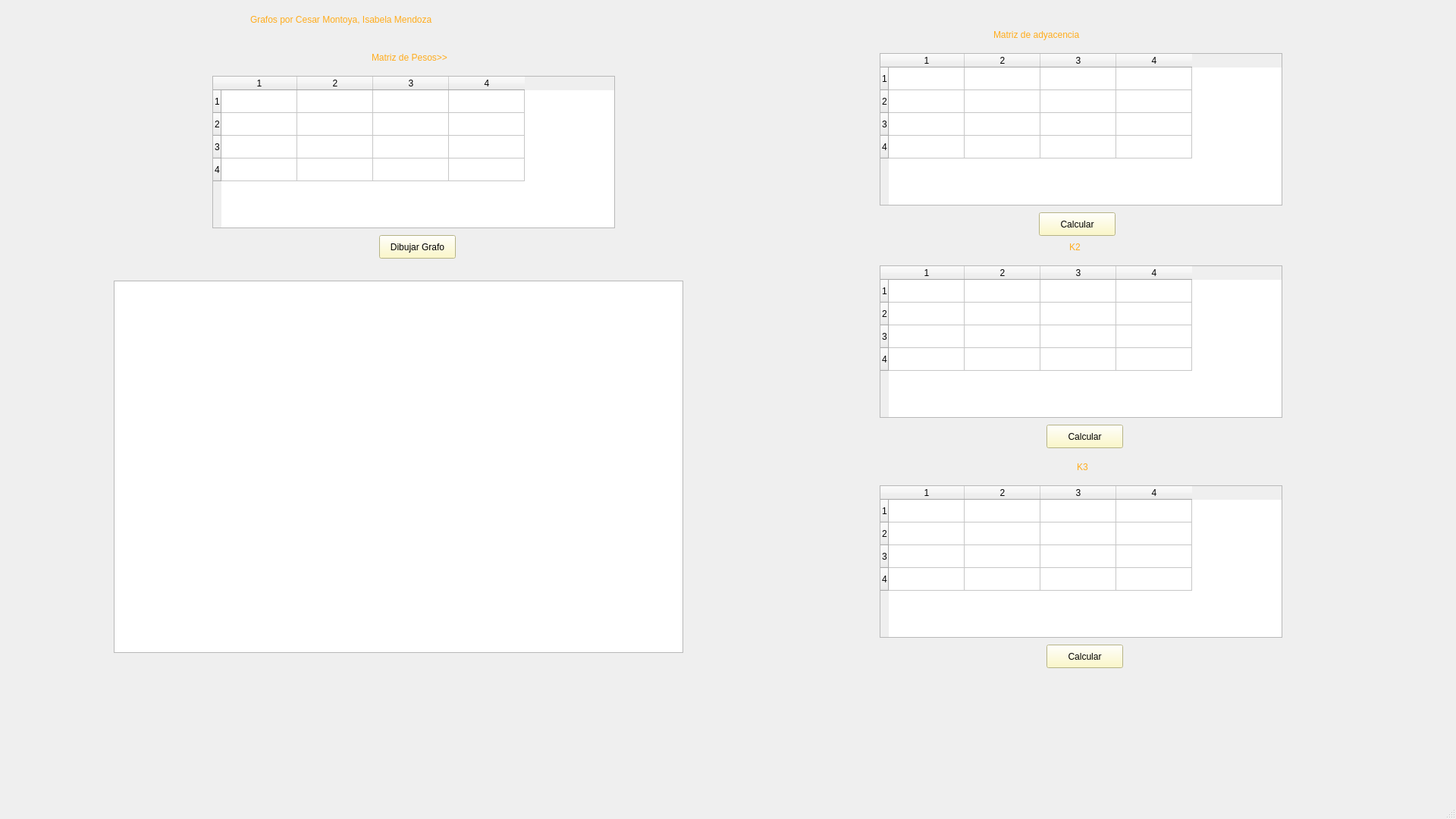
<?xml version="1.0" encoding="UTF-8"?>
<ui version="4.0">
 <class>MainWindow</class>
 <widget class="QMainWindow" name="MainWindow">
  <property name="geometry">
   <rect>
    <x>0</x>
    <y>0</y>
    <width>1920</width>
    <height>1080</height>
   </rect>
  </property>
  <property name="windowTitle">
   <string>MainWindow</string>
  </property>
  <widget class="QWidget" name="centralwidget">
   <widget class="QTableWidget" name="tableWidget">
    <property name="geometry">
     <rect>
      <x>280</x>
      <y>100</y>
      <width>531</width>
      <height>201</height>
     </rect>
    </property>
    <property name="toolTip">
     <string>Haga doble clic en el cabaezado de un vértice para generar una matriz de pesos</string>
    </property>
    <property name="styleSheet">
     <string notr="true">

</string>
    </property>
    <property name="rowCount">
     <number>4</number>
    </property>
    <property name="columnCount">
     <number>4</number>
    </property>
    <row/>
    <row/>
    <row/>
    <row/>
    <column/>
    <column/>
    <column/>
    <column/>
   </widget>
   <widget class="QPushButton" name="btnPintarGrafo">
    <property name="geometry">
     <rect>
      <x>500</x>
      <y>310</y>
      <width>101</width>
      <height>31</height>
     </rect>
    </property>
    <property name="styleSheet">
     <string notr="true">background-color: rgb(255, 250, 185);
</string>
    </property>
    <property name="text">
     <string>Dibujar Grafo</string>
    </property>
   </widget>
   <widget class="QGraphicsView" name="graphicsView">
    <property name="geometry">
     <rect>
      <x>150</x>
      <y>370</y>
      <width>751</width>
      <height>491</height>
     </rect>
    </property>
   </widget>
   <widget class="QLabel" name="lblTtitulo">
    <property name="geometry">
     <rect>
      <x>330</x>
      <y>10</y>
      <width>461</width>
      <height>31</height>
     </rect>
    </property>
    <property name="styleSheet">
     <string notr="true">font: 75 15pt &quot;Times New Roman&quot;;
color: rgb(255, 172, 28)
</string>
    </property>
    <property name="text">
     <string>Grafos por Cesar Montoya, Isabela Mendoza</string>
    </property>
   </widget>
   <widget class="QLabel" name="lblTtitulo_3">
    <property name="geometry">
     <rect>
      <x>490</x>
      <y>60</y>
      <width>161</width>
      <height>31</height>
     </rect>
    </property>
    <property name="styleSheet">
     <string notr="true">font: 75 15pt &quot;Times New Roman&quot;;
color: rgb(255, 172, 28)</string>
    </property>
    <property name="text">
     <string>Matriz de Pesos&gt;&gt;</string>
    </property>
   </widget>
   <widget class="QLabel" name="lblTtitulo2">
    <property name="geometry">
     <rect>
      <x>140</x>
      <y>370</y>
      <width>181</width>
      <height>71</height>
     </rect>
    </property>
    <property name="styleSheet">
     <string notr="true">font: 75 14pt &quot;MS Shell Dlg 2&quot;;
color:rgb(0, 85, 255);</string>
    </property>
    <property name="text">
     <string/>
    </property>
    <property name="pixmap">
     <pixmap>logo_eafit_blanco.png</pixmap>
    </property>
   </widget>
   <widget class="QLabel" name="label">
    <property name="geometry">
     <rect>
      <x>820</x>
      <y>90</y>
      <width>55</width>
      <height>16</height>
     </rect>
    </property>
    <property name="text">
     <string/>
    </property>
   </widget>
   <widget class="QTableWidget" name="tabla_adyacen">
    <property name="geometry">
     <rect>
      <x>1160</x>
      <y>70</y>
      <width>531</width>
      <height>201</height>
     </rect>
    </property>
    <property name="toolTip">
     <string>Haga doble clic en el cabaezado de un vértice para generar una matriz de pesos</string>
    </property>
    <property name="rowCount">
     <number>4</number>
    </property>
    <property name="columnCount">
     <number>4</number>
    </property>
    <row/>
    <row/>
    <row/>
    <row/>
    <column/>
    <column/>
    <column/>
    <column/>
   </widget>
   <widget class="QLabel" name="lblTtitulo_4">
    <property name="geometry">
     <rect>
      <x>1310</x>
      <y>30</y>
      <width>241</width>
      <height>31</height>
     </rect>
    </property>
    <property name="styleSheet">
     <string notr="true">font: 75 15pt &quot;Times New Roman&quot;;
color: rgb(255, 172, 28)</string>
    </property>
    <property name="text">
     <string>Matriz de adyacencia</string>
    </property>
   </widget>
   <widget class="QTableWidget" name="K2">
    <property name="geometry">
     <rect>
      <x>1160</x>
      <y>350</y>
      <width>531</width>
      <height>201</height>
     </rect>
    </property>
    <property name="toolTip">
     <string>Haga doble clic en el cabaezado de un vértice para generar una matriz de pesos</string>
    </property>
    <property name="rowCount">
     <number>4</number>
    </property>
    <property name="columnCount">
     <number>4</number>
    </property>
    <row/>
    <row/>
    <row/>
    <row/>
    <column/>
    <column/>
    <column/>
    <column/>
   </widget>
   <widget class="QLabel" name="lblTtitulo_5">
    <property name="geometry">
     <rect>
      <x>1410</x>
      <y>310</y>
      <width>241</width>
      <height>31</height>
     </rect>
    </property>
    <property name="styleSheet">
     <string notr="true">font: 75 15pt &quot;Times New Roman&quot;;
color: rgb(255, 172, 28)</string>
    </property>
    <property name="text">
     <string>K2</string>
    </property>
   </widget>
   <widget class="QTableWidget" name="K3">
    <property name="geometry">
     <rect>
      <x>1160</x>
      <y>640</y>
      <width>531</width>
      <height>201</height>
     </rect>
    </property>
    <property name="toolTip">
     <string>Haga doble clic en el cabaezado de un vértice para generar una matriz de pesos</string>
    </property>
    <property name="rowCount">
     <number>4</number>
    </property>
    <property name="columnCount">
     <number>4</number>
    </property>
    <row/>
    <row/>
    <row/>
    <row/>
    <column/>
    <column/>
    <column/>
    <column/>
   </widget>
   <widget class="QLabel" name="lblTtitulo_6">
    <property name="geometry">
     <rect>
      <x>1420</x>
      <y>600</y>
      <width>241</width>
      <height>31</height>
     </rect>
    </property>
    <property name="styleSheet">
     <string notr="true">font: 75 15pt &quot;Times New Roman&quot;;
color: rgb(255, 172, 28)</string>
    </property>
    <property name="text">
     <string>K3</string>
    </property>
   </widget>
   <widget class="QPushButton" name="btn_adyacen">
    <property name="geometry">
     <rect>
      <x>1370</x>
      <y>280</y>
      <width>101</width>
      <height>31</height>
     </rect>
    </property>
    <property name="styleSheet">
     <string notr="true">background-color: rgb(255, 250, 185);</string>
    </property>
    <property name="text">
     <string>Calcular</string>
    </property>
   </widget>
   <widget class="QPushButton" name="btn_k2">
    <property name="geometry">
     <rect>
      <x>1380</x>
      <y>560</y>
      <width>101</width>
      <height>31</height>
     </rect>
    </property>
    <property name="styleSheet">
     <string notr="true">background-color: rgb(255, 250, 185);</string>
    </property>
    <property name="text">
     <string>Calcular</string>
    </property>
   </widget>
   <widget class="QPushButton" name="btn_k3">
    <property name="geometry">
     <rect>
      <x>1380</x>
      <y>850</y>
      <width>101</width>
      <height>31</height>
     </rect>
    </property>
    <property name="styleSheet">
     <string notr="true">background-color: rgb(255, 250, 185);</string>
    </property>
    <property name="text">
     <string>Calcular</string>
    </property>
   </widget>
   <widget class="QLabel" name="label_2">
    <property name="geometry">
     <rect>
      <x>0</x>
      <y>0</y>
      <width>2061</width>
      <height>1061</height>
     </rect>
    </property>
    <property name="text">
     <string>&lt;html&gt;&lt;head/&gt;&lt;body&gt;&lt;p&gt;&lt;img src=&quot;:/Spiderman/snow-aesthetic-forest-2qqbviic7glaxij6.jpg&quot;/&gt;&lt;/p&gt;&lt;/body&gt;&lt;/html&gt;</string>
    </property>
   </widget>
   <zorder>label_2</zorder>
   <zorder>tableWidget</zorder>
   <zorder>btnPintarGrafo</zorder>
   <zorder>graphicsView</zorder>
   <zorder>lblTtitulo</zorder>
   <zorder>lblTtitulo_3</zorder>
   <zorder>lblTtitulo2</zorder>
   <zorder>label</zorder>
   <zorder>tabla_adyacen</zorder>
   <zorder>lblTtitulo_4</zorder>
   <zorder>K2</zorder>
   <zorder>lblTtitulo_5</zorder>
   <zorder>K3</zorder>
   <zorder>lblTtitulo_6</zorder>
   <zorder>btn_adyacen</zorder>
   <zorder>btn_k2</zorder>
   <zorder>btn_k3</zorder>
  </widget>
  <widget class="QMenuBar" name="menubar">
   <property name="geometry">
    <rect>
     <x>0</x>
     <y>0</y>
     <width>1920</width>
     <height>26</height>
    </rect>
   </property>
  </widget>
  <widget class="QStatusBar" name="statusbar"/>
 </widget>
 <resources>
  <include location="../../../Documents/Imagenes/Imagenspiderman.qrc"/>
 </resources>
 <connections/>
</ui>
